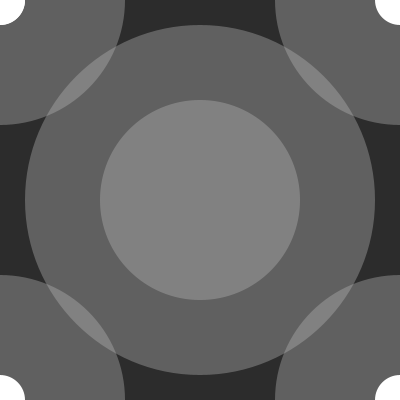
Frame 1 (no input)
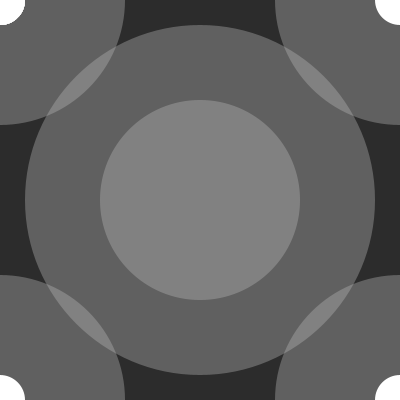
Frame 60 (the mouse pressed at the canvas centre just before this capture)
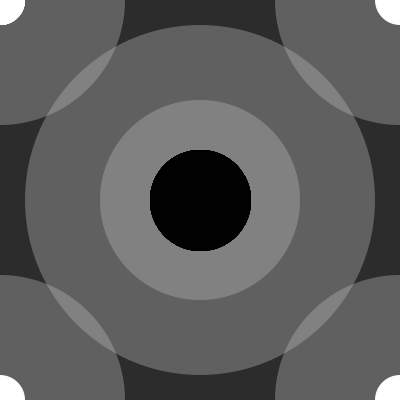
Frame 120 (the mouse held since frame 60 and released just before this capture)

The Processing sketch that drew these frames (run headless with seeded random() and noise(); from frame 60 on, the mouse is pressed at the canvas centre):

// Processing sketch: processing_61425
// ── processing_61425.pde

void setup (){
  
size (400,400);
background (60,60,60);
smooth ();
noStroke ();
fill (255,95);

//Kreise groß Ecke
ellipse (0,0,250,250);
ellipse (400,0,250,250);
ellipse (0,400,250,250);
ellipse (400,400,250,250);
//Kreise Mitte
ellipse (width/2,height/2,350,350);
ellipse (width/2,height/2,200,200);
//abdunkeln
noStroke ();
fill (0,70);
rect (0,0,400,400);
//Kreise klein Ecke
fill (255);
ellipse (0,0,50,50);
ellipse (400,0,50,50);
ellipse (0,400,50,50);
ellipse (400,400,50,50);
}

void draw () {

ellipse (mouseX,mouseY,50,50);
noCursor ();
if (mousePressed) {fill (0,80); stroke (0); ellipse (mouseX,mouseY,100,100);} else
{fill (255,30); noStroke ();}

    
}
